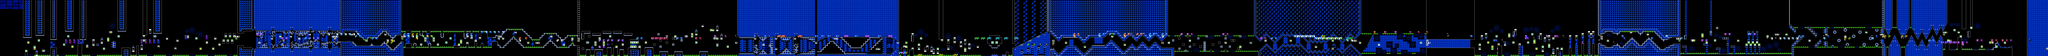

A 2D game scene composited from a Tiled map and its tileset images. What follows is a short description and the map's XML, with each tile layer's data collapsed to a summary:
An orthogonal 975x27 tile map with 16x16 px tiles, 2 tile layers (SP, ...), 2 tilesets, 2 image layers.

<map version="1.10" tiledversion="1.11.2" orientation="orthogonal" renderorder="right-down" width="975" height="27" tilewidth="16" tileheight="16" infinite="0" nextlayerid="5" nextobjectid="1">
 <editorsettings>
  <chunksize width="16" height="27" />
  <export target="toe2.csv" format="csv" />
 </editorsettings>
 <tileset firstgid="1" name="famidash" tilewidth="16" tileheight="16" tilecount="256" columns="16">
  <image source="../../../GRAPHICS/famidash.bmp" width="256" height="256" />
 </tileset>
 <tileset firstgid="257" name="sprites" tilewidth="16" tileheight="16" tilecount="256" columns="16">
  <image source="../../../GRAPHICS/sprites.png" width="256" height="256" />
 </tileset>
 <imagelayer id="3" name="Image Layer 1" parallaxx="0.9" parallaxy="0.9" repeatx="1" repeaty="1">
  <image source="../../../GRAPHICS/Old/parallax Blue.bmp" width="144" height="72" />
 </imagelayer>
 <imagelayer id="4" name="Image Layer 2" offsetx="0" offsety="432" repeatx="1">
  <image source="../../../GRAPHICS/ground.bmp" width="64" height="128" />
 </imagelayer>
 <layer id="1" width="975" height="27">
  <data>[26325 cells, 16057 non-empty, 152 distinct tile ids]</data>
 </layer>
 <layer id="2" name="SP" width="975" height="27">
  <data>[26325 cells, 578 non-empty, 86 distinct tile ids]</data>
 </layer>
</map>
